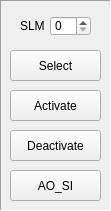
  <widget class="QFrame" name="frame_3">
   <property name="geometry">
    <rect>
     <x>10</x>
     <y>770</y>
     <width>111</width>
     <height>211</height>
    </rect>
   </property>
   <property name="autoFillBackground">
    <bool>true</bool>
   </property>
   <property name="frameShape">
    <enum>QFrame::Panel</enum>
   </property>
   <property name="frameShadow">
    <enum>QFrame::Sunken</enum>
   </property>
   <widget class="QPushButton" name="ActivateSLMButton">
    <property name="geometry">
     <rect>
      <x>10</x>
      <y>90</y>
      <width>91</width>
      <height>31</height>
     </rect>
    </property>
    <property name="text">
     <string>Activate</string>
    </property>
   </widget>
   <widget class="QPushButton" name="DeactivateSLMButton">
    <property name="geometry">
     <rect>
      <x>10</x>
      <y>130</y>
      <width>91</width>
      <height>31</height>
     </rect>
    </property>
    <property name="text">
     <string>Deactivate</string>
    </property>
   </widget>
   <widget class="QSpinBox" name="SLMSpinBox">
    <property name="geometry">
     <rect>
      <x>50</x>
      <y>16</y>
      <width>41</width>
      <height>20</height>
     </rect>
    </property>
   </widget>
   <widget class="QLabel" name="label_12">
    <property name="geometry">
     <rect>
      <x>20</x>
      <y>10</y>
      <width>31</width>
      <height>31</height>
     </rect>
    </property>
    <property name="text">
     <string>SLM</string>
    </property>
   </widget>
   <widget class="QPushButton" name="SelectOrderButton">
    <property name="geometry">
     <rect>
      <x>10</x>
      <y>50</y>
      <width>91</width>
      <height>31</height>
     </rect>
    </property>
    <property name="text">
     <string>Select</string>
    </property>
   </widget>
   <widget class="QPushButton" name="AOButton_SI">
    <property name="geometry">
     <rect>
      <x>10</x>
      <y>170</y>
      <width>91</width>
      <height>31</height>
     </rect>
    </property>
    <property name="text">
     <string>AO_SI</string>
    </property>
   </widget>
  </widget>
